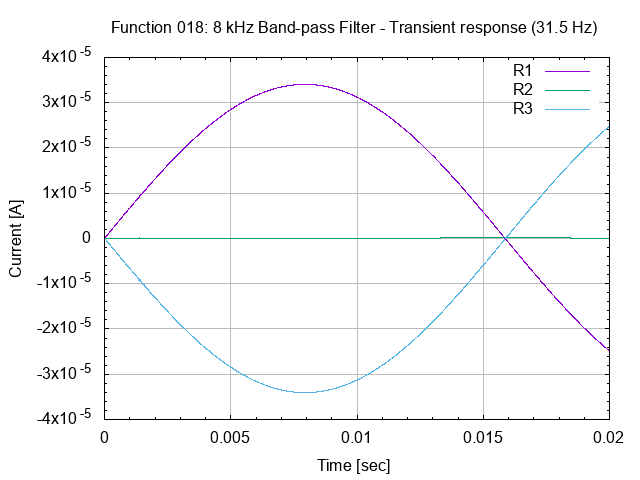

Write gnuplot code to recreate this figure.
# set terminal
set term png

# set graph
set output "26.018.00.02.03.png"
set title "Function 018: 8 kHz Band-pass Filter - Transient response (31.5 Hz)"

# setup Y-axis
set grid ytics lt 1 lw 1 lc rgb "#bbbbbb"
set mytics
set ylabel "Current [A]"

# setup X-axis
set grid xtics lt 1 lw 1 lc rgb "#bbbbbb"
set mxtics
set xrange [0:0.02]
set xlabel "Time [sec]"

# setup plot style
set style data lines
plot '26.018.00.02.03.dat' using 1:2 title "R1", \
     '26.018.00.02.03.dat' using 1:3 title "R2", \
     '26.018.00.02.03.dat' using 1:4 title "R3"

# set output back to default
set output

# reset terminal type
set terminal pop
